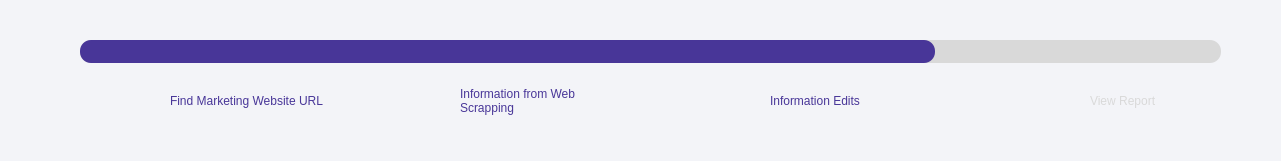
     <widget class="QWidget" name="widget_info_edit_page_progress" native="true">
      <property name="geometry">
       <rect>
        <x>0</x>
        <y>0</y>
        <width>1281</width>
        <height>161</height>
       </rect>
      </property>
      <property name="styleSheet">
       <string notr="true">font: 87 10pt &quot;Arial Black&quot;;
background-color: #f3f4f8;</string>
      </property>
      <widget class="QProgressBar" name="progressBar_info_edit_page_progress">
       <property name="geometry">
        <rect>
         <x>80</x>
         <y>40</y>
         <width>1141</width>
         <height>23</height>
        </rect>
       </property>
       <property name="styleSheet">
        <string notr="true">*{
	border: 0px;
	border-radius: 11px;

	background: rgb(217, 217, 217);
	
}
::chunk{
	background-color: rgb(72, 54, 152);
	border-radius: 11px;
}</string>
       </property>
       <property name="value">
        <number>75</number>
       </property>
       <property name="textVisible">
        <bool>false</bool>
       </property>
       <property name="invertedAppearance">
        <bool>false</bool>
       </property>
      </widget>
      <widget class="QLabel" name="lbl_info_edit_page_progress_step1_active">
       <property name="geometry">
        <rect>
         <x>170</x>
         <y>70</y>
         <width>161</width>
         <height>61</height>
        </rect>
       </property>
       <property name="cursor">
        <cursorShape>CrossCursor</cursorShape>
       </property>
       <property name="styleSheet">
        <string notr="true">color: rgb(72, 54, 152)
</string>
       </property>
       <property name="text">
        <string>Find Marketing Website URL</string>
       </property>
       <property name="scaledContents">
        <bool>false</bool>
       </property>
       <property name="wordWrap">
        <bool>true</bool>
       </property>
      </widget>
      <widget class="QLabel" name="lbl_info_edit_page_progress_step2_active">
       <property name="geometry">
        <rect>
         <x>460</x>
         <y>70</y>
         <width>161</width>
         <height>61</height>
        </rect>
       </property>
       <property name="cursor">
        <cursorShape>CrossCursor</cursorShape>
       </property>
       <property name="styleSheet">
        <string notr="true">color: rgb(72, 54, 152)</string>
       </property>
       <property name="text">
        <string>Information from Web Scrapping</string>
       </property>
       <property name="scaledContents">
        <bool>false</bool>
       </property>
       <property name="wordWrap">
        <bool>true</bool>
       </property>
      </widget>
      <widget class="QLabel" name="lbl_info_edit_page_progress_step3_active">
       <property name="geometry">
        <rect>
         <x>770</x>
         <y>70</y>
         <width>111</width>
         <height>61</height>
        </rect>
       </property>
       <property name="cursor">
        <cursorShape>CrossCursor</cursorShape>
       </property>
       <property name="styleSheet">
        <string notr="true">
color: rgb(72, 54, 152)</string>
       </property>
       <property name="text">
        <string>Information Edits</string>
       </property>
       <property name="scaledContents">
        <bool>false</bool>
       </property>
       <property name="wordWrap">
        <bool>true</bool>
       </property>
      </widget>
      <widget class="QLabel" name="lbl_info_edit_page_progress_step4">
       <property name="geometry">
        <rect>
         <x>1090</x>
         <y>70</y>
         <width>101</width>
         <height>61</height>
        </rect>
       </property>
       <property name="cursor">
        <cursorShape>CrossCursor</cursorShape>
       </property>
       <property name="styleSheet">
        <string notr="true">
color: rgb(217, 217, 217)</string>
       </property>
       <property name="text">
        <string>View Report</string>
       </property>
       <property name="scaledContents">
        <bool>false</bool>
       </property>
       <property name="wordWrap">
        <bool>true</bool>
       </property>
      </widget>
      <widget class="QWidget" name="img_info_edit_page_progress_step1_link_active" native="true">
       <property name="geometry">
        <rect>
         <x>120</x>
         <y>80</y>
         <width>40</width>
         <height>40</height>
        </rect>
       </property>
       <property name="layoutDirection">
        <enum>Qt::LeftToRight</enum>
       </property>
       <property name="styleSheet">
        <string notr="true">image: url(:/image/link_violet.png);</string>
       </property>
      </widget>
      <widget class="QWidget" name="img_info_edit_page_progress_step2_info_active" native="true">
       <property name="geometry">
        <rect>
         <x>410</x>
         <y>80</y>
         <width>40</width>
         <height>40</height>
        </rect>
       </property>
       <property name="layoutDirection">
        <enum>Qt::LeftToRight</enum>
       </property>
       <property name="styleSheet">
        <string notr="true">image: url(:/image/info_violet.png)</string>
       </property>
      </widget>
      <widget class="QWidget" name="img_info_edit_page_progress_step3_edit_active" native="true">
       <property name="geometry">
        <rect>
         <x>720</x>
         <y>80</y>
         <width>40</width>
         <height>40</height>
        </rect>
       </property>
       <property name="layoutDirection">
        <enum>Qt::LeftToRight</enum>
       </property>
       <property name="styleSheet">
        <string notr="true">image: url(:/image/edit_violet.png)</string>
       </property>
      </widget>
      <widget class="QWidget" name="img_info_edit_page_progress_step4_view" native="true">
       <property name="geometry">
        <rect>
         <x>1040</x>
         <y>80</y>
         <width>40</width>
         <height>40</height>
        </rect>
       </property>
       <property name="layoutDirection">
        <enum>Qt::LeftToRight</enum>
       </property>
       <property name="styleSheet">
        <string notr="true">image: url(:/image/view_light_grey.png)</string>
       </property>
      </widget>
     </widget>
